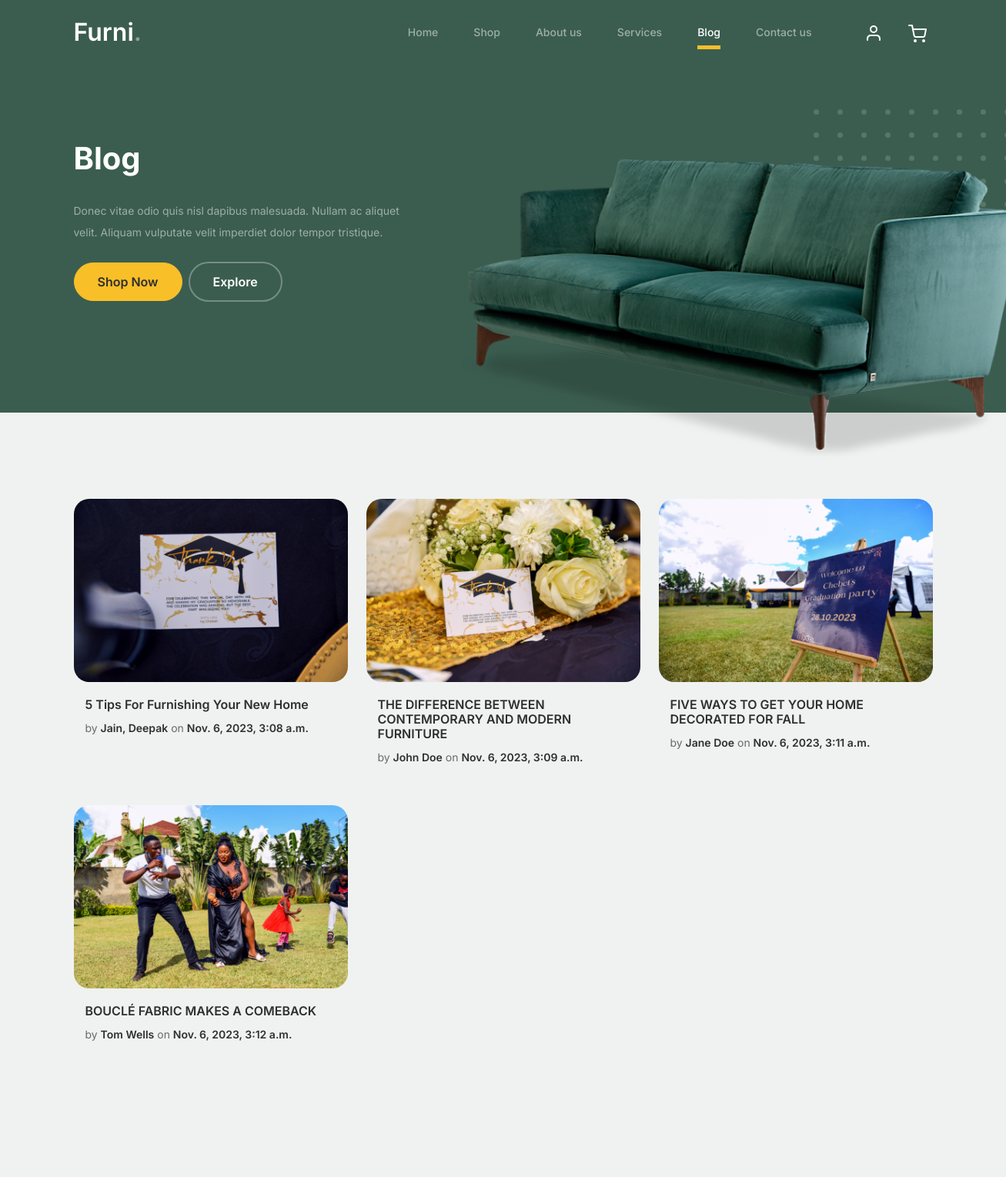
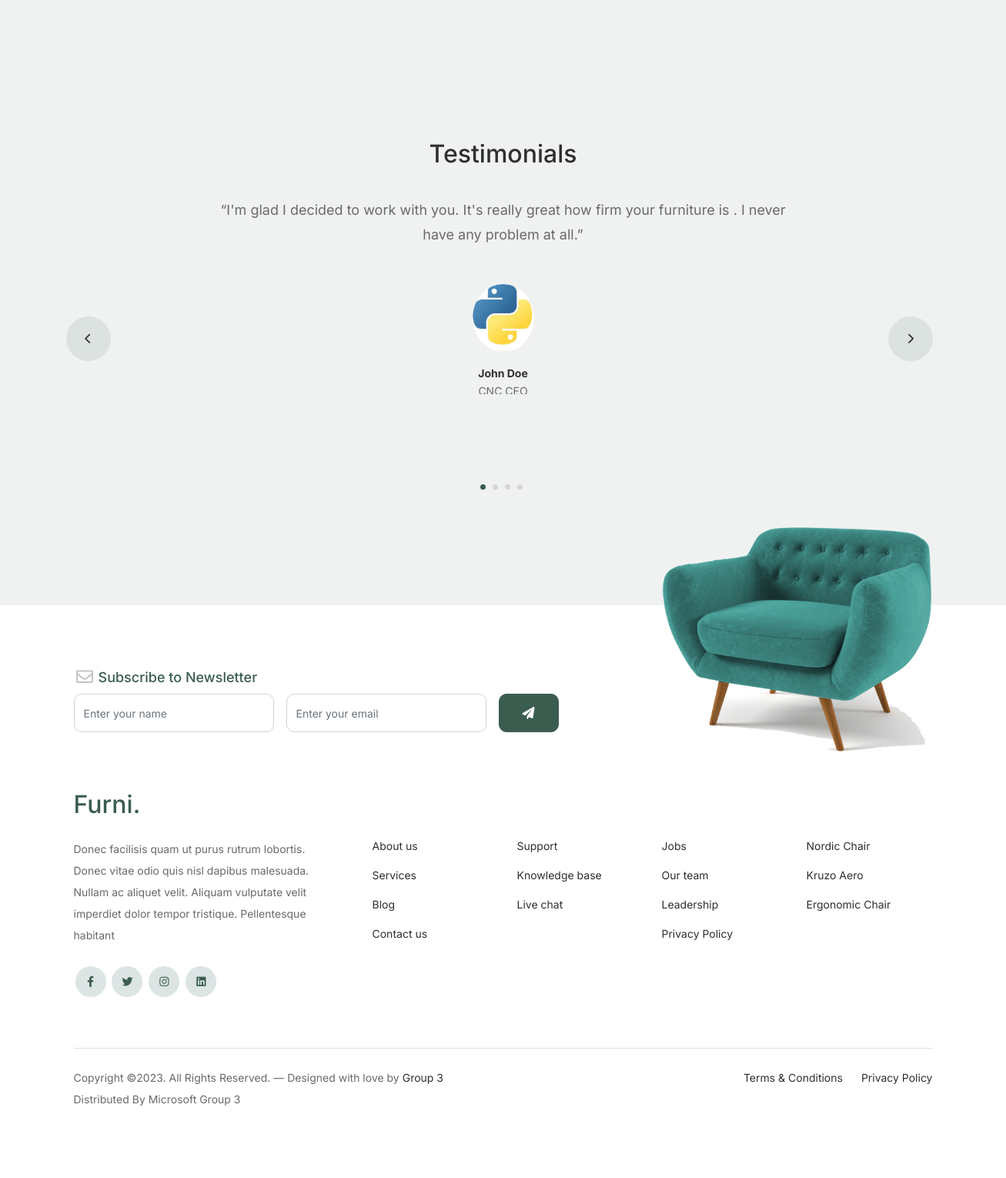
Page /blog on the committed database (2 pictures, top to bottom).
### client/models.py (models this page shows, shortened)
class Blog(models.Model):
    title = models.CharField(max_length=60, blank=False, null=False)
    name = models.CharField(max_length=60, blank=False, null=False)
    image = models.ImageField(upload_to="uploads/blogs", default="uploads/blogs/profile.png")
    created_at = models.DateTimeField(default=timezone.now)
    content = models.TextField(null=False, default="Blog")

class Testimonial(models.Model):
    name = models.CharField(max_length=60, blank=False, null=False)
    testimonial = models.TextField()
    post = models.CharField(max_length=150, blank=False, null=False)
    image = models.ImageField(upload_to="uploads/testimonials", default="uploads/testimonials/profile.png")

### client/views.py (the view)
# urls.py: path('blog', views.blog, name="Blog"),
def blog(request):
    testimonial = Testimonial.objects.all()
    blogs = Blog.objects.all()
    return render(request, 'blog.html', {'navbar': 'blog', 'testimonial': testimonial, 'blogs': blogs})

### client/templates/blog.html (shortened to what this page needs)
{% extends 'layout.html' %}
{% load static %}
{% block hero %}
    <h1>Blog</h1>
{% endblock %}
{% block image %}
    <img src="{% static 'images/couch.png' %}" class="img-fluid">
{% endblock %}
{% block section %}
		<div class="blog-section">
			<div class="container">
				<div class="row">
                {% for blogs in blogs %}
					<div class="col-12 col-sm-6 col-md-4 mb-5">
						<div class="post-entry">
							<a href="#" class="post-thumbnail"><img src="media/{{ blogs.image }}" alt="Image" class="img-fluid"></a>
							<div class="post-content-entry">
								<h3><a href="/singleblog/{{ blogs.id }}"> {{blogs.title}}</a></h3>
								<div class="meta">
									<span>by <a href="#">{{ blogs.name}}</a></span> <span>on <a href="#">{{ blogs.created_at}}</a></span>
								</div>
							</div>
						</div>
					</div>
                {% endfor %}
				</div>
			</div>
		</div>
		<div class="testimonial-section before-footer-section">
			<div class="container">
				<div class="row">
					<div class="col-lg-7 mx-auto text-center">
						<h2 class="section-title">Testimonials</h2>
					</div>
				</div>
				<div class="row justify-content-center">
					<div class="col-lg-12">
						<div class="testimonial-slider-wrap text-center">
							<div id="testimonial-nav">
								<span class="prev" data-controls="prev"><span class="fa fa-chevron-left"></span></span>
								<span class="next" data-controls="next"><span class="fa fa-chevron-right"></span></span>
							</div>
							<div class="testimonial-slider">
								 {% for testimonial in testimonial %}
								<div class="item">
									<div class="row justify-content-center">
										<div class="col-lg-8 mx-auto">
											<div class="testimonial-block text-center">
												<blockquote class="mb-5">
													<p>&ldquo;{{ testimonial.testimonial }}&rdquo;</p>
												</blockquote>
												<div class="author-info">
													<div class="author-pic">
														<img src="media/{{ testimonial.image }}" alt="Maria Jones" class="img-fluid">
													</div>
													<h3 class="font-weight-bold">{{ testimonial.name }}</h3>
													<span class="position d-block mb-3">{{ testimonial.post }}</span>
												</div>
											</div>
										</div>
									</div>
								</div>
                                {% endfor %}
							</div>
						</div>
					</div>
				</div>
			</div>
		</div>
{% endblock %}

### client/static/css/tiny-slider.css (style rules this page uses)
.tns-slider { -webkit-transition:all 0s;-moz-transition:all 0s;transition:all 0s }
.tns-slider>.tns-item { -webkit-box-sizing:border-box;-moz-box-sizing:border-box;box-sizing:border-box }
.tns-horizontal.tns-subpixel { white-space:nowrap }
.tns-horizontal.tns-subpixel>.tns-item { display:inline-block;vertical-align:top;white-space:normal }

### client/static/css/style.css (style rules this page uses)
body { overflow-x: hidden; position: relative; }
body { font-family: "Inter", sans-serif; font-weight: 400; line-height: 28px; color: #6a6a6a; font-size: 14px; background-color: #eff2f1; }
a { text-decoration: none; -webkit-transition: .3s all ease; -o-transition: .3s all ease; transition: .3s all ease; color: #2f2f2f; text-decoration: underline; }
.hero h1 { font-weight: 700; color: #ffffff; margin-bottom: 30px; }
.hero .hero-img-wrap img { position: relative; top: 0px; right: 0px; z-index: 2; max-width: 780px; left: -20px; }
@media (min-width: 768px) { .hero .hero-img-wrap img { right: 0px; left: -100px; } }
@media (min-width: 992px) { .hero .hero-img-wrap img { left: 0px; top: -80px; position: absolute; right: -50px; } }
@media (min-width: 1200px) { .hero .hero-img-wrap img { left: 0px; top: -80px; right: -100px; } }
.section-title { color: #2f2f2f; }
.testimonial-section { padding: 3rem 0 7rem 0; }
.testimonial-slider-wrap { position: relative; }
.testimonial-slider-wrap .item .testimonial-block blockquote { font-size: 16px; }
@media (min-width: 768px) { .testimonial-slider-wrap .item .testimonial-block blockquote { line-height: 32px; font-size: 18px; } }
.testimonial-slider-wrap .item .testimonial-block .author-info .author-pic { margin-bottom: 20px; }
.testimonial-slider-wrap .item .testimonial-block .author-info .author-pic img { max-width: 80px; border-radius: 50%; }
.testimonial-slider-wrap .item .testimonial-block .author-info h3 { font-size: 14px; font-weight: 700; color: #2f2f2f; margin-bottom: 0; }
.testimonial-slider-wrap #testimonial-nav { position: absolute; top: 50%; z-index: 99; width: 100%; display: none; }
@media (min-width: 768px) { .testimonial-slider-wrap #testimonial-nav { display: block; } }
.testimonial-slider-wrap #testimonial-nav > span { cursor: pointer; position: absolute; width: 58px; height: 58px; line-height: 58px; border-radius: 50%; background: rgba(59, 93, 80, 0.1); color: #2f2f2f; -webkit-transition: .3s all ease; -o-transition: .3s all ease; transition: .3s all ease; }
.testimonial-slider-wrap #testimonial-nav .prev { left: -10px; }
.testimonial-slider-wrap #testimonial-nav .next { right: 0; }
.before-footer-section { padding: 7rem 0 12rem 0 !important; }
.blog-section { padding: 7rem 0 12rem 0; }
.blog-section .post-entry a { text-decoration: none; }
.blog-section .post-entry .post-thumbnail { display: block; margin-bottom: 20px; }
.blog-section .post-entry .post-thumbnail img { border-radius: 20px; -webkit-transition: .3s all ease; -o-transition: .3s all ease; transition: .3s all ease; }
.blog-section .post-entry .post-content-entry { padding-left: 15px; padding-right: 15px; }
.blog-section .post-entry .post-content-entry h3 { font-size: 16px; margin-bottom: 0; font-weight: 600; margin-bottom: 7px; }
.blog-section .post-entry .post-content-entry .meta { font-size: 14px; }
.blog-section .post-entry .post-content-entry .meta a { font-weight: 600; }

### rows in the picture
Blog: image (picture), title "5 Tips For Furnishing Your New Home", name "Jain, Deepak", created_at "Nov. 6, 2023, 3:08 a.m."
Blog: image (picture), title "THE DIFFERENCE BETWEEN CONTEMPORARY AND MODERN FURNITURE", name "John Doe", created_at "Nov. 6, 2023, 3:09 a.m."
Blog: image (picture), title "FIVE WAYS TO GET YOUR HOME DECORATED FOR FALL", name "Jane Doe", created_at "Nov. 6, 2023, 3:11 a.m."
Blog: image (picture), title "BOUCLÉ FABRIC MAKES A COMEBACK", name "Tom Wells", created_at "Nov. 6, 2023, 3:12 a.m."
Testimonial: testimonial "I'm glad I decided to work with you. It's really great how firm your furniture is . I never have any problem at all.", image (picture), name "John Doe", post "CNC CEO"
